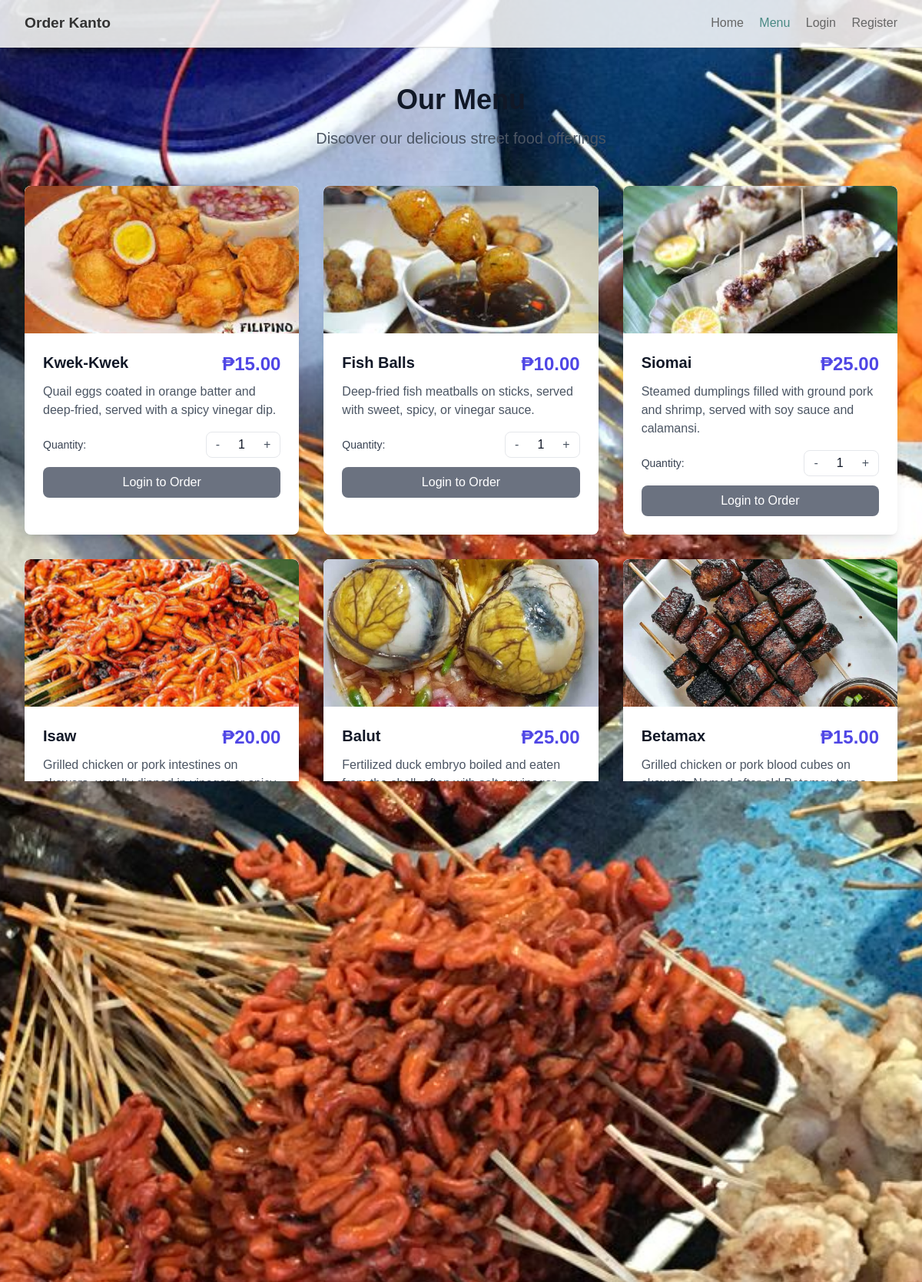
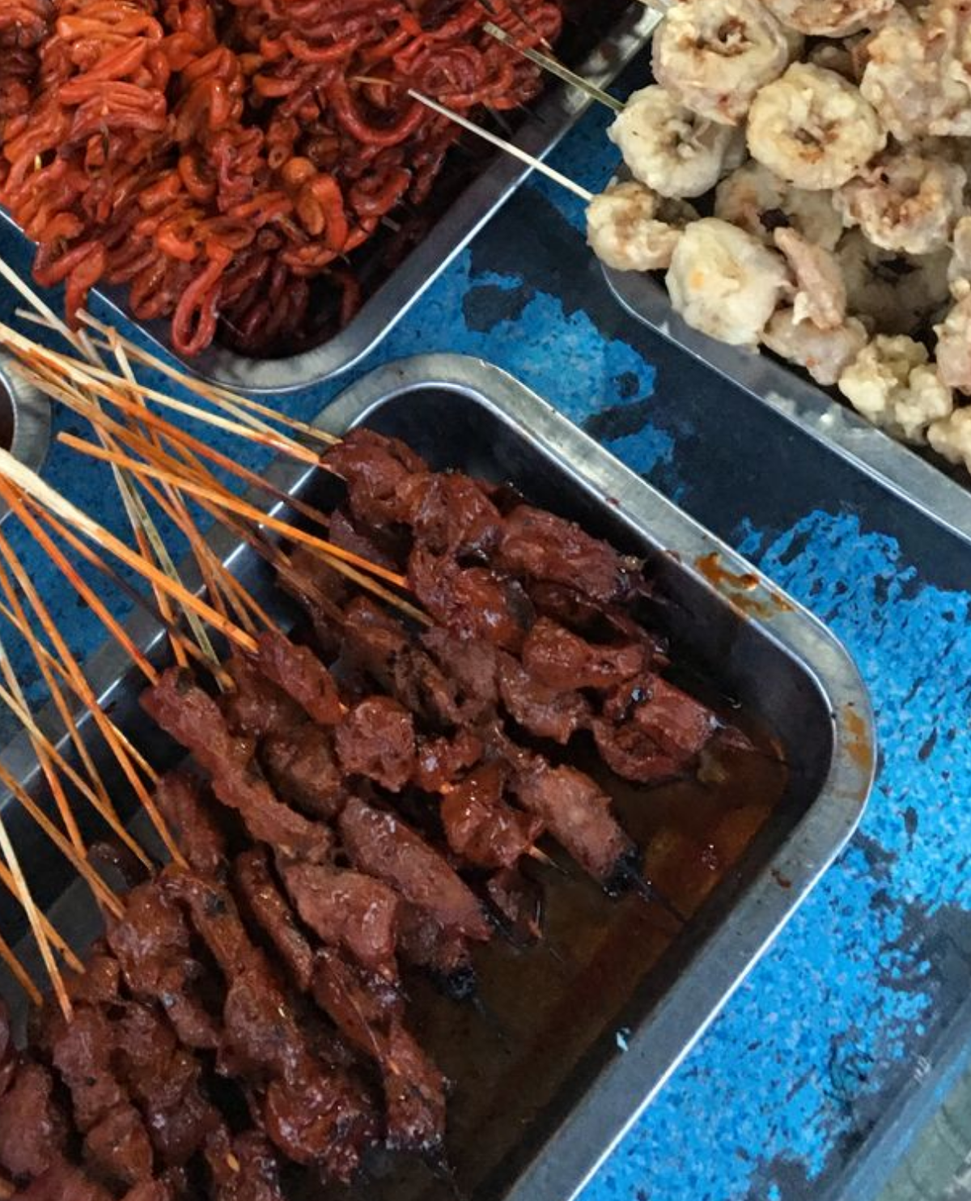
The app's page /menu/ with its own data (2 pictures, top to bottom).
### menu/models.py (models this page shows, shortened)
class MenuItem(models.Model):
    name = models.CharField(max_length=100)
    description = models.TextField()
    price = models.DecimalField(max_digits=6, decimal_places=2)
    image = models.ImageField(upload_to='menu_images/', blank=True, null=True)

### menu/views.py (the view)
# urls.py: path('menu/', include('menu.urls', namespace='menu')),  # add namespace here
def menu(request):
    menu_items = MenuItem.objects.all()
    return render(request, 'menu/menu.html', {'menu_items': menu_items})

### menu/templates/menu/menu.html (shortened to what this page needs)
{% extends 'base.html' %}
{% block content %}
<div class="max-w-7xl mx-auto px-4 py-8">
  <div class="text-center mb-12">
    <h1 class="text-4xl font-bold text-gray-900 mb-4">Our Menu</h1>
    <p class="text-xl text-gray-600">Discover our delicious street food offerings</p>
  </div>
  {% if menu_items %}
    <div class="grid grid-cols-1 md:grid-cols-2 lg:grid-cols-3 gap-8">
      {% for item in menu_items %}
      <div class="bg-white rounded-lg shadow-lg overflow-hidden hover:shadow-xl transition-shadow duration-300">
        <div class="h-48 bg-gray-200 overflow-hidden">
          {% if item.image %}
            <img class="menu-item-image" src="{{ item.image.url }}" alt="{{ item.name }}">
          {% endif %}
        </div>
        <div class="p-6">
          <div class="flex justify-between items-start mb-2">
            <h3 class="text-xl font-semibold text-gray-900">{{ item.name }}</h3>
            <span class="text-2xl font-bold text-indigo-600">₱{{ item.price }}</span>
          </div>
          <p class="text-gray-600 mb-4 line-clamp-3">{{ item.description }}</p>
          <div class="space-y-3">
            <div class="flex items-center justify-between">
              <label for="quantity-{{ item.id }}" class="text-sm font-medium text-gray-700">Quantity:</label>
              <div class="flex items-center border rounded-lg">
                <button onclick="changeQuantity({{ item.id }}, -1)"
                        class="px-3 py-1 text-gray-600 hover:text-gray-800 hover:bg-gray-100 transition-colors">
                  -
                </button>
                <span id="quantity-{{ item.id }}" class="px-3 py-1 text-gray-900 font-medium">1</span>
                <button onclick="changeQuantity({{ item.id }}, 1)"
                        class="px-3 py-1 text-gray-600 hover:text-gray-800 hover:bg-gray-100 transition-colors">
                  +
                </button>
              </div>
            </div>
            {% if user.is_authenticated %}
              <button onclick="addToCart({{ item.id }})"
                      class="w-full bg-indigo-600 text-white py-2 px-4 rounded-lg hover:bg-indigo-700 focus:outline-none focus:ring-2 focus:ring-indigo-500 focus:ring-offset-2 transition-colors">
                Add to Cart
              </button>
            {% else %}
              <a href="{% url 'customers:customer_login' %}"
                 class="w-full bg-gray-500 text-white py-2 px-4 rounded-lg hover:bg-gray-600 focus:outline-none focus:ring-2 focus:ring-gray-500 focus:ring-offset-2 transition-colors text-center block">
                Login to Order
              </a>
            {% endif %}
          </div>
        </div>
      </div>
      {% endfor %}
    </div>
  {% endif %}
</div>
{% endblock %}

### templates/base.html (shortened to what this page needs)
<!DOCTYPE html>
<html lang="en">
{% load static %}
<head>
  <script src="https://cdn.tailwindcss.com"></script>
</head>
<body>
  <header>
    <h1><a href="{% url 'home' %}">Order Kanto</a></h1>
    <nav>
      <a href="{% url 'home' %}" class="{% if request.resolver_match.url_name == 'home' %}active{% endif %}">Home</a>
      <a href="{% url 'menu:menu' %}" class="{% if request.resolver_match.url_name == 'menu' %}active{% endif %}">Menu</a>
      {% if user.is_authenticated %}
        <a href="{% url 'customers:cart' %}" class="{% if request.resolver_match.url_name == 'cart' %}active{% endif %}">Cart</a>
        <a href="{% url 'customers:order_history' %}" class="{% if request.resolver_match.url_name == 'order_history' %}active{% endif %}">Orders</a>
        <a href="{% url 'customers:customer_logout' %}">Logout</a>
      {% else %}
        <a href="{% url 'customers:customer_login' %}" class="{% if request.resolver_match.url_name == 'customer_login' %}active{% endif %}">Login</a>
        <a href="{% url 'customers:register' %}" class="{% if request.resolver_match.url_name == 'register' %}active{% endif %}">Register</a>
      {% endif %}
    </nav>
  </header>
  <main>
    {% block content %}
    {% endblock %}
  </main>
</body>
</html>

### menu/templates/menu/menu.html (style rules this page uses)
.line-clamp-3 { display: -webkit-box; -webkit-line-clamp: 3; -webkit-box-orient: vertical; overflow: hidden; }
.menu-item-image { width: 100%; height: 200px; object-fit: cover; border-radius: 8px; box-shadow: 0 2px 4px rgba(0, 0, 0, 0.1); transition: transform 0.2s ease-in-out; display: block; max-width: 100%; }

### records on screen
MenuItem: image (picture), name "Kwek-Kwek", price "15.00", description "Quail eggs coated in orange batter and deep-fried, served with a spicy vinegar dip."
MenuItem: image (picture), name "Fish Balls", price "10.00", description "Deep-fried fish meatballs on sticks, served with sweet, spicy, or vinegar sauce."
MenuItem: image (picture), name "Siomai", price "25.00", description "Steamed dumplings filled with ground pork and shrimp, served with soy sauce and calamansi."
MenuItem: image (picture), name "Isaw", price "20.00", description "Grilled chicken or pork intestines on skewers, usually dipped in vinegar or spicy sauce."
MenuItem: image (picture), name "Balut", price "25.00", description "Fertilized duck embryo boiled and eaten from the shell, often with salt or vinegar."
MenuItem: image (picture), name "Betamax", price "15.00", description "Grilled chicken or pork blood cubes on skewers. Named after old Betamax tapes for its shape."
MenuItem: image (picture), name "Adidas", price "20.00", description "Grilled chicken feet marinated in savory sauce."
MenuItem: image (picture), name "Isdang Prito", price "30.00", description "Fried fish, often small varieties like galunggong, served with vinegar."
MenuItem: image (picture), name "Tempura", price "35.00", description "Deep-fried battered vegetables or seafood, similar to Japanese tempura, served with sauce."
MenuItem: image (picture), name "Banana Cue", price "15.00", description "Deep-fried caramelized saba bananas skewered on sticks."
MenuItem: image (picture), name "Turon", price "12.00", description "Fried banana spring rolls with brown sugar and jackfruit filling."
MenuItem: image (picture), name "Dirty Ice Cream", price "20.00", description "Local street ice cream, usually sold in cones or cups with different flavors like ube or mango."
MenuItem: image (picture), name "Chicharon", price "25.00", description "Deep-fried pork rinds, crunchy and salty snack."
MenuItem: image (picture), name "Halo-Halo", price "45.00", description "Shaved ice dessert mixed with various sweetened fruits, beans, jellies, topped with leche flan and ube."
MenuItem: image (picture), name "Dynamite", price "25.00", description "Explosive flavor in every bite! Crispy, spicy, and loaded with savory goodness"
MenuItem: image (picture), name "Mais con Yelo", price "20.00", description "Sweet corn kernels mixed with shaved ice and milk, a refreshing dessert."
MenuItem: image (picture), name "Rice(Plain)", description "Steamed fluffy white rice the perfect staple to complement any Filipino dish."
MenuItem: image (picture), name "Java Rice", price "20.00", description "Savory garlic fried rice infused with aromatic spices, delivering a flavorful boost to your meal."
